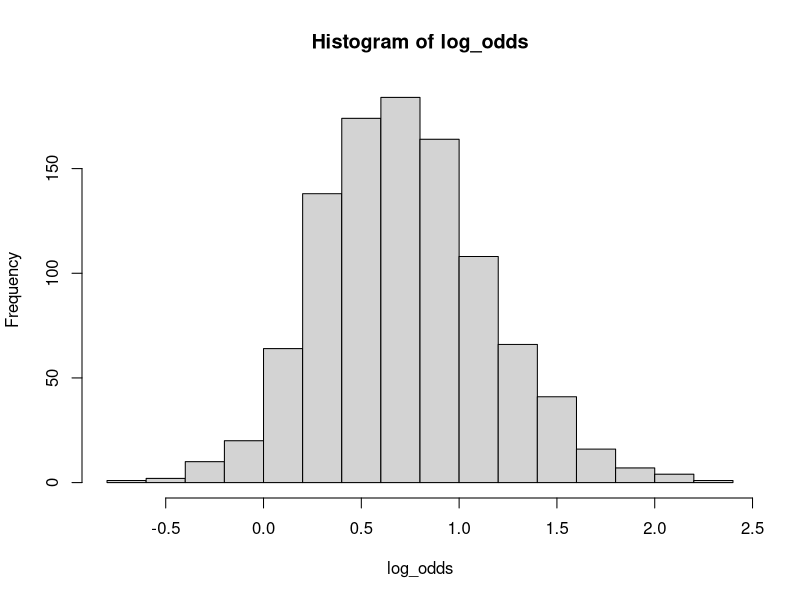
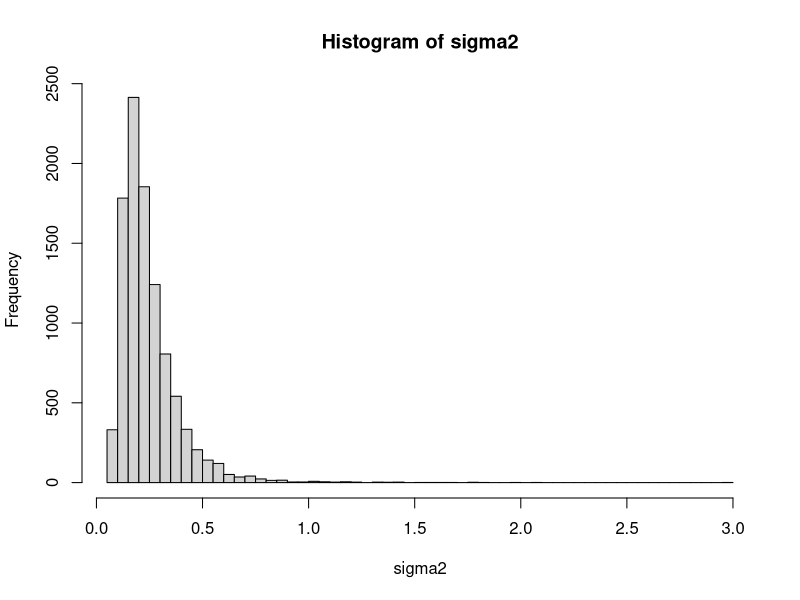
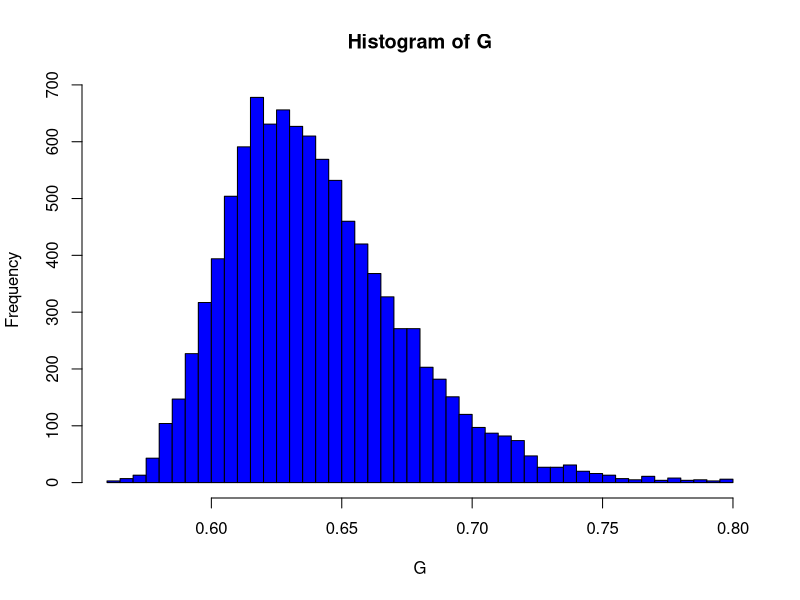
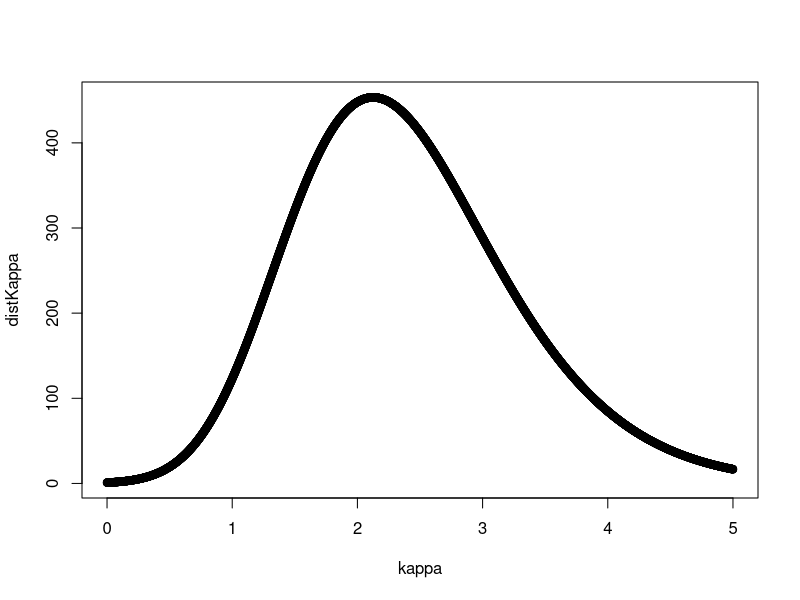
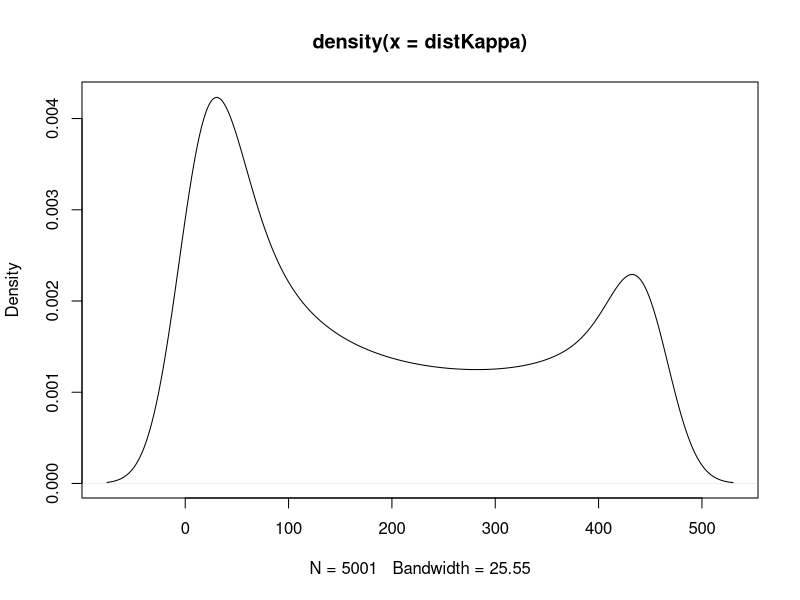

Recreate these plots in R, in order. (Note: this script raises an error after producing the figures.)

# Lab 1 - Bayesian Learning
 # 1
# a)
set.seed(12345)
beta10 <- rbeta(10, 16, 8)
beta100 <- rbeta(100, 16, 8)
beta1000 <- rbeta(1000, 16, 8)
sd(beta10); sd(beta100) ; sd(beta1000)
sqrt((16*8)/((16+8)^2*(16+8+1)))
mean(beta10); mean(beta100) ; mean(beta1000)
16/(16+8)

# b)
length(subset(beta10, beta10 < 0.4)) / 10
length(subset(beta100, beta100 < 0.4)) / 100
length(subset(beta1000, beta1000 < 0.4)) / 1000
pbeta(0.4, 16, 8)

# c)
log_odds <- log(beta1000 / (1-beta1000))
hist(log_odds)
density(log_odds)


# 2
 # b)
y <- c(14,25,45,25,30,33,19,50,34,67)
sigma2 <- 0
set.seed(12345)
for(i in 1:10000){
  chisq <- rchisq(1, 10)
  sigma2[i] <- sum((log(y)-3.5)^2) / chisq
}
hist(sigma2, breaks=100)
mean(sigma2)
var(sigma2)
# theoretical mean
(sum((log(y)-3.5)^2))/(10-2)
# theoretical variance
(2*10^2 * ((sum((log(y)-3.5)^2))/10)^2 ) / (8^2 * 6)


 # c)
G <- 2*dnorm((sqrt(sigma2)/sqrt(2))-1)
hist(G, breaks=75, col="blue")

# 3
?besselI
radians <- c(-2.44,2.14,2.54,1.83,2.02,2.33,-2.79,2.23,2.07,2.02)
# a)
kappa <- seq(from=0, to=5, by=0.001)
distKappa <- (1/besselI(kappa, 0))^10 * exp(kappa * sum(cos(radians-2.39))-kappa)
kappaFrame <- data.frame(x=kappa, y=distKappa)
plot(y=distKappa,x=kappa)
mean(distKappa)
which.max(distKappa)
kappa[2126]

test <- sort(table(distKappa))
head(test)

plot(density(distKappa))

kappaVals <- data.frame(x=distKappa)
ggplot(kappaVals, aes(x)) + geom_density()

# 4
hist(rgamma(10000, shape = 4, rate = 2))
mean(rgamma(10000, shape = 4, rate = 2))

bseq <- seq(1,3, 0.01)
prob <- 0
j <- 0
for(i in bseq){
  j <- j+1
  prob[j] <-  pgamma(q = 5, 4*i, i) - pgamma(q = 3, 4*i, i) 
}
prob <- data.frame(x=bseq, y=prob)
ggplot(prob, aes(x=x, y=y)) + geom_line() + ggtitle("Percentage of values in interval 3-5\n for different values of beta")

hist(rgamma(10000, shape = 4*1.8, rate = 1.8))
pgamma(q = 5, 4*1.8, 1.8) - pgamma(q = 3, 4*1.8, 1.8)

# c
ysum <- sum(120342 + 235967 + 243745 + 197452 + 276935 + 157222) / 100000
 # prior
prior <- data.frame(y=rgamma(10000, shape = 4*1.81, rate = 1.81))
plot(density(rgamma(10000, shape = 4*1.81, rate = 1.81)), ylim=c(0, 1.15))
plot(x=seq(0,10, 0.01), y=dgamma(seq(0, 10, by=0.01), 4*1.81, 1.81), type="l",
     ylim=c(0, 1.15), col="royalblue")
 # posterior
hist(rgamma(10000, shape = 8+19, rate = 2+12.31663))
lines(x=seq(0,10, 0.01),y=dgamma(seq(0, 10, by=0.01), 4*1.81 + 19, 1.81 + 12.31663), 
      type="l", col="darkorange")
lines(density(rgamma(10000, shape = 4*1.81+19, rate = 4*1.81+12.31663)), ylim=c(0, 1.15))


posterior <- data.frame(y=rgamma(10000, shape = 8+19, rate = 2+12.31663))
library(ggplot2)
library(scales)
ggplot(posterior, aes(y)) + scale_y_continuous(labels = percent_format())+
  geom_freqpoly(binwidth=0.05)  + geom_freqpoly(data=prior, aes(y), binwidth=0.05) 

lines(density(rgamma(10000, shape = 8+19, rate = 2+12.31663)))
pgamma(q = 5, 4*1.8+19, 1.8+12.31663) - pgamma(q = 3, 4*1.8+19, 1.8+12.31663)





